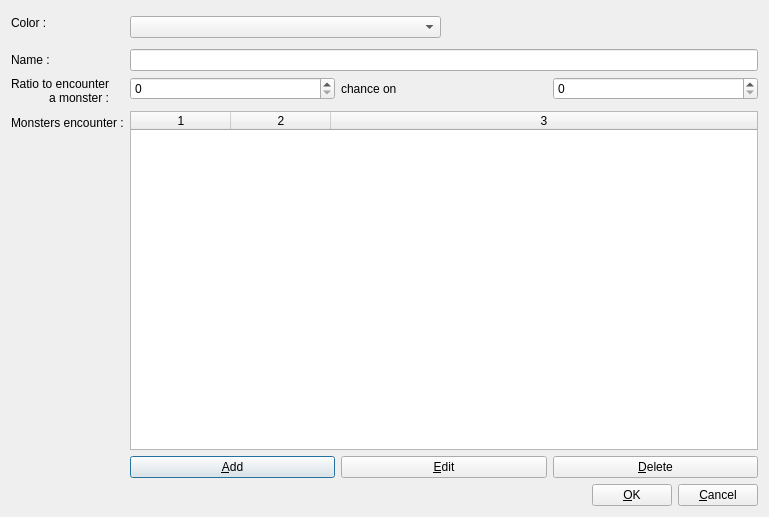
<?xml version="1.0" encoding="UTF-8"?>
<ui version="4.0">
 <class>editMonsterZoneFormClass</class>
 <widget class="QDialog" name="editMonsterZoneFormClass">
  <property name="geometry">
   <rect>
    <x>0</x>
    <y>0</y>
    <width>769</width>
    <height>517</height>
   </rect>
  </property>
  <property name="minimumSize">
   <size>
    <width>433</width>
    <height>160</height>
   </size>
  </property>
  <property name="maximumSize">
   <size>
    <width>16777215</width>
    <height>16777215</height>
   </size>
  </property>
  <property name="baseSize">
   <size>
    <width>0</width>
    <height>0</height>
   </size>
  </property>
  <property name="windowTitle">
   <string>Edit monster zone</string>
  </property>
  <layout class="QVBoxLayout" name="verticalLayout">
   <item>
    <layout class="QFormLayout" name="formLayout_3">
     <item row="0" column="0">
      <widget class="QLabel" name="label_2">
       <property name="text">
        <string>Color :</string>
       </property>
      </widget>
     </item>
     <item row="0" column="1">
      <layout class="QHBoxLayout" name="horizontalLayout_2">
       <item>
        <widget class="QComboBox" name="comboBoxColor"/>
       </item>
       <item>
        <widget class="QLabel" name="labelColor">
         <property name="minimumSize">
          <size>
           <width>32</width>
           <height>32</height>
          </size>
         </property>
         <property name="styleSheet">
          <string notr="true"/>
         </property>
         <property name="text">
          <string/>
         </property>
        </widget>
       </item>
      </layout>
     </item>
     <item row="1" column="0">
      <widget class="QLabel" name="label">
       <property name="text">
        <string>Name : </string>
       </property>
      </widget>
     </item>
     <item row="1" column="1">
      <widget class="QLineEdit" name="lineEditName"/>
     </item>
     <item row="2" column="0">
      <widget class="QLabel" name="label_4">
       <property name="text">
        <string>Ratio to encounter
a monster :</string>
       </property>
       <property name="alignment">
        <set>Qt::AlignRight|Qt::AlignTrailing|Qt::AlignVCenter</set>
       </property>
      </widget>
     </item>
     <item row="3" column="0">
      <widget class="QLabel" name="label_3">
       <property name="text">
        <string>Monsters encounter :</string>
       </property>
      </widget>
     </item>
     <item row="3" column="1">
      <layout class="QVBoxLayout" name="verticalLayout_2">
       <item>
        <widget class="QTableWidget" name="tableWidgetMonsters">
         <property name="editTriggers">
          <set>QAbstractItemView::NoEditTriggers</set>
         </property>
         <property name="selectionMode">
          <enum>QAbstractItemView::SingleSelection</enum>
         </property>
         <property name="selectionBehavior">
          <enum>QAbstractItemView::SelectRows</enum>
         </property>
         <property name="columnCount">
          <number>3</number>
         </property>
         <attribute name="horizontalHeaderStretchLastSection">
          <bool>true</bool>
         </attribute>
         <attribute name="verticalHeaderVisible">
          <bool>false</bool>
         </attribute>
         <column/>
         <column/>
         <column/>
        </widget>
       </item>
       <item>
        <layout class="QHBoxLayout" name="horizontalLayout_3">
         <item>
          <widget class="QPushButton" name="pushButtonAddMonster">
           <property name="text">
            <string>&amp;Add</string>
           </property>
           <property name="icon">
            <iconset resource="../res/global.qrc">
             <normaloff>:/commonEditor.UI/res/gtk-add.svg</normaloff>:/commonEditor.UI/res/gtk-add.svg</iconset>
           </property>
          </widget>
         </item>
         <item>
          <widget class="QPushButton" name="pushButtonEditMonster">
           <property name="text">
            <string>&amp;Edit</string>
           </property>
           <property name="icon">
            <iconset resource="../res/global.qrc">
             <normaloff>:/commonEditor.UI/res/gtk-edit.svg</normaloff>:/commonEditor.UI/res/gtk-edit.svg</iconset>
           </property>
          </widget>
         </item>
         <item>
          <widget class="QPushButton" name="pushButtonDeleteMonster">
           <property name="text">
            <string>&amp;Delete</string>
           </property>
           <property name="icon">
            <iconset resource="../res/global.qrc">
             <normaloff>:/commonEditor.UI/res/gtk-delete.svg</normaloff>:/commonEditor.UI/res/gtk-delete.svg</iconset>
           </property>
          </widget>
         </item>
        </layout>
       </item>
      </layout>
     </item>
     <item row="2" column="1">
      <layout class="QHBoxLayout" name="horizontalLayout_4">
       <item>
        <widget class="QSpinBox" name="spinBoxRatioChance"/>
       </item>
       <item>
        <widget class="QLabel" name="label_5">
         <property name="text">
          <string>chance on </string>
         </property>
        </widget>
       </item>
       <item>
        <widget class="QSpinBox" name="spinBoxRatioTotal"/>
       </item>
      </layout>
     </item>
    </layout>
   </item>
   <item>
    <layout class="QHBoxLayout" name="horizontalLayout">
     <item>
      <spacer name="horizontalSpacer">
       <property name="orientation">
        <enum>Qt::Horizontal</enum>
       </property>
       <property name="sizeHint" stdset="0">
        <size>
         <width>40</width>
         <height>20</height>
        </size>
       </property>
      </spacer>
     </item>
     <item>
      <widget class="QPushButton" name="pushButtonOK">
       <property name="text">
        <string>&amp;OK</string>
       </property>
       <property name="icon">
        <iconset resource="../res/global.qrc">
         <normaloff>:/commonEditor.UI/res/dialog-ok.svg</normaloff>:/commonEditor.UI/res/dialog-ok.svg</iconset>
       </property>
      </widget>
     </item>
     <item>
      <widget class="QPushButton" name="pushButtonCancel">
       <property name="text">
        <string>&amp;Cancel</string>
       </property>
       <property name="icon">
        <iconset resource="../res/global.qrc">
         <normaloff>:/commonEditor.UI/res/dialog-close.svg</normaloff>:/commonEditor.UI/res/dialog-close.svg</iconset>
       </property>
      </widget>
     </item>
    </layout>
   </item>
  </layout>
 </widget>
 <tabstops>
  <tabstop>comboBoxColor</tabstop>
  <tabstop>lineEditName</tabstop>
  <tabstop>spinBoxRatioChance</tabstop>
  <tabstop>spinBoxRatioTotal</tabstop>
  <tabstop>tableWidgetMonsters</tabstop>
  <tabstop>pushButtonAddMonster</tabstop>
  <tabstop>pushButtonEditMonster</tabstop>
  <tabstop>pushButtonDeleteMonster</tabstop>
  <tabstop>pushButtonOK</tabstop>
  <tabstop>pushButtonCancel</tabstop>
 </tabstops>
 <resources>
  <include location="../res/global.qrc"/>
 </resources>
 <connections/>
</ui>
